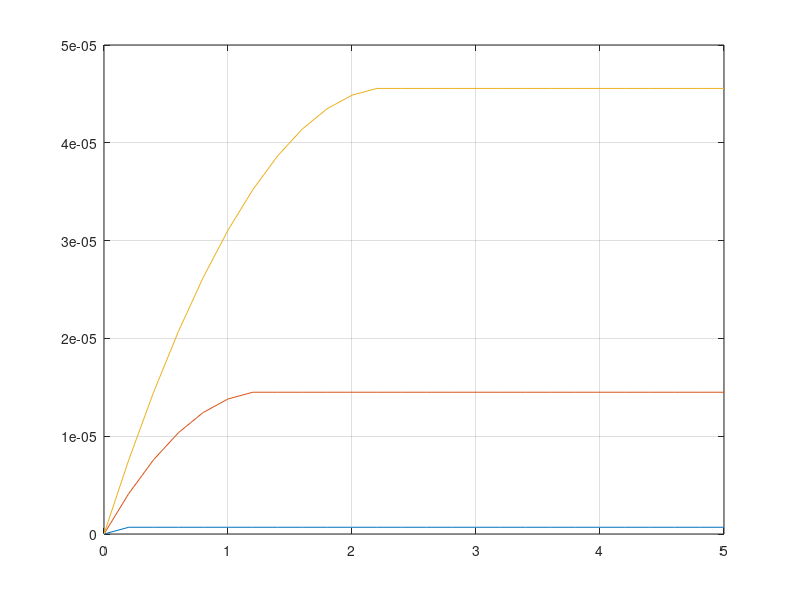

This figure's MATLAB source:
clc;
clear all;
close all;
u=500*10^(-4); 
Eox=3.9*8.85*10^-12; 
cox=Eox/(1*10^(-9)); 
w= 10^(-9);
L = 10^(-7);
vt=.7;
vg=[1:1:3];
vds=[0:.2:5];
for j=1:length(vg)

    for i=1:length(vds)
       if vds(i)<(vg(j)-vt)
            id(i)=(u*cox*w)/L*((vg(j)-vt)*vds(i)-0.5*vds(i)^2);
            d=id(i);

       else
           id(i)=d;

       end
    end
    plot(vds,id);
    grid;
    hold on;
end

